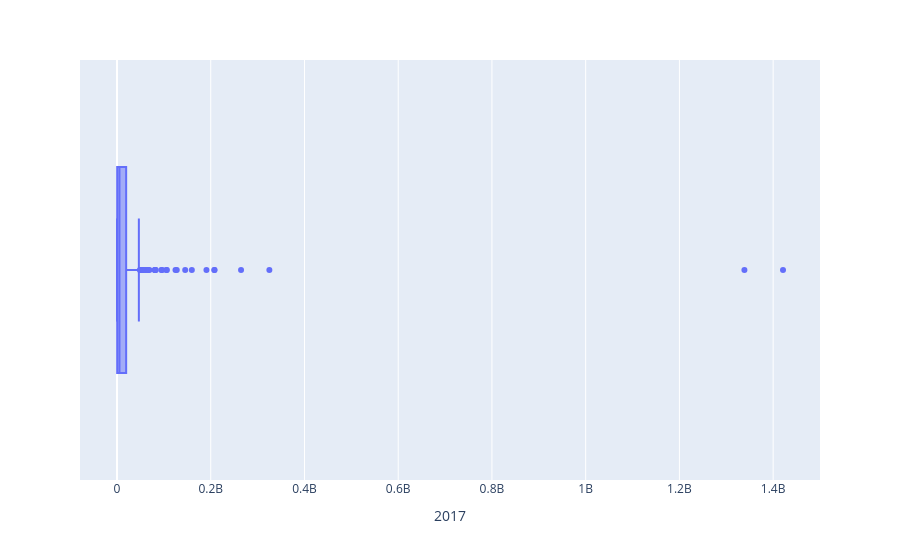

The cell this chart's notebook holds for it:
### Code cell
px.box(df_population_, x="2017", hover_name="Zone")

### Figure 1 — Plotly figure (JSON) as saved in the notebook; plotly's stock layout.template omitted (floating-point values rounded to 4 significant figures; data arrays with more than 128 entries replaced by an {"elided": "..."} marker saying what was removed)
{"data": [{"alignmentgroup": "True", "hovertemplate": "<b>%{hovertext}</b><br><br>2017=%{x}<extra></extra>", "hovertext": {"elided": "235 str values"}, "legendgroup": "", "marker": {"color": "#636efa"}, "name": "", "notched": false, "offsetgroup": "", "orientation": "h", "showlegend": false, "type": "box", "x": {"elided": "235 float values"}, "x0": " ", "xaxis": "x", "y0": " ", "yaxis": "y"}], "layout": {"boxmode": "group", "legend": {"tracegroupgap": 0}, "margin": {"t": 60}, "xaxis": {"anchor": "y", "domain": [0, 1], "title": {"text": "2017"}}, "yaxis": {"anchor": "x", "domain": [0, 1]}}}
